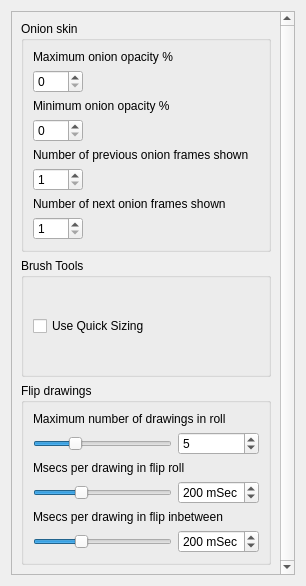
<?xml version="1.0" encoding="UTF-8"?>
<ui version="4.0">
 <class>ToolsPage</class>
 <widget class="QWidget" name="ToolsPage">
  <property name="geometry">
   <rect>
    <x>0</x>
    <y>0</y>
    <width>306</width>
    <height>586</height>
   </rect>
  </property>
  <property name="sizePolicy">
   <sizepolicy hsizetype="Preferred" vsizetype="Preferred">
    <horstretch>0</horstretch>
    <verstretch>0</verstretch>
   </sizepolicy>
  </property>
  <layout class="QVBoxLayout" name="verticalLayout_3">
   <item>
    <widget class="QScrollArea" name="scrollArea">
     <property name="verticalScrollBarPolicy">
      <enum>Qt::ScrollBarAlwaysOn</enum>
     </property>
     <property name="horizontalScrollBarPolicy">
      <enum>Qt::ScrollBarAlwaysOff</enum>
     </property>
     <property name="widgetResizable">
      <bool>true</bool>
     </property>
     <widget class="QWidget" name="scrollAreaWidgetContents">
      <property name="geometry">
       <rect>
        <x>0</x>
        <y>0</y>
        <width>286</width>
        <height>566</height>
       </rect>
      </property>
      <layout class="QVBoxLayout" name="verticalLayout_4">
       <item>
        <widget class="QGroupBox" name="onionSkinBox">
         <property name="title">
          <string>Onion skin</string>
         </property>
         <layout class="QVBoxLayout" name="lay">
          <item>
           <widget class="QLabel" name="onionMaxOpacityLabel">
            <property name="text">
             <string>Maximum onion opacity %</string>
            </property>
           </widget>
          </item>
          <item>
           <widget class="QSpinBox" name="onionMaxOpacityBox">
            <property name="minimumSize">
             <size>
              <width>50</width>
              <height>0</height>
             </size>
            </property>
            <property name="maximumSize">
             <size>
              <width>50</width>
              <height>16777215</height>
             </size>
            </property>
            <property name="maximum">
             <number>100</number>
            </property>
           </widget>
          </item>
          <item>
           <widget class="QLabel" name="onionMinOpacityLabel">
            <property name="text">
             <string>Minimum onion opacity %</string>
            </property>
           </widget>
          </item>
          <item>
           <widget class="QSpinBox" name="onionMinOpacityBox">
            <property name="minimumSize">
             <size>
              <width>50</width>
              <height>0</height>
             </size>
            </property>
            <property name="maximumSize">
             <size>
              <width>50</width>
              <height>16777215</height>
             </size>
            </property>
            <property name="maximum">
             <number>100</number>
            </property>
           </widget>
          </item>
          <item>
           <widget class="QLabel" name="onionPrevFramesNumLabel">
            <property name="text">
             <string>Number of previous onion frames shown</string>
            </property>
           </widget>
          </item>
          <item>
           <widget class="QSpinBox" name="onionPrevFramesNumBox">
            <property name="minimumSize">
             <size>
              <width>50</width>
              <height>0</height>
             </size>
            </property>
            <property name="maximumSize">
             <size>
              <width>50</width>
              <height>16777215</height>
             </size>
            </property>
            <property name="minimum">
             <number>1</number>
            </property>
            <property name="maximum">
             <number>60</number>
            </property>
           </widget>
          </item>
          <item>
           <widget class="QLabel" name="onionNextFramesNumLabel">
            <property name="text">
             <string>Number of next onion frames shown</string>
            </property>
           </widget>
          </item>
          <item>
           <widget class="QSpinBox" name="onionNextFramesNumBox">
            <property name="minimumSize">
             <size>
              <width>50</width>
              <height>0</height>
             </size>
            </property>
            <property name="maximumSize">
             <size>
              <width>50</width>
              <height>16777215</height>
             </size>
            </property>
            <property name="minimum">
             <number>1</number>
            </property>
            <property name="maximum">
             <number>60</number>
            </property>
           </widget>
          </item>
         </layout>
        </widget>
       </item>
       <item>
        <widget class="QGroupBox" name="brushBox">
         <property name="title">
          <string>Brush Tools</string>
         </property>
         <layout class="QVBoxLayout" name="verticalLayout_2">
          <item>
           <widget class="QCheckBox" name="useQuickSizingBox">
            <property name="text">
             <string>Use Quick Sizing</string>
            </property>
           </widget>
          </item>
         </layout>
        </widget>
       </item>
       <item>
        <widget class="QGroupBox" name="flipBox">
         <property name="title">
          <string>Flip drawings</string>
         </property>
         <layout class="QVBoxLayout" name="verticalLayout">
          <item>
           <layout class="QGridLayout" name="gridLayout">
            <item row="0" column="0" colspan="2">
             <widget class="QLabel" name="flipRollNumDrawingsLabel">
              <property name="text">
               <string>Maximum number of drawings in roll</string>
              </property>
             </widget>
            </item>
            <item row="1" column="0">
             <widget class="QSlider" name="flipRollNumDrawingsSlider">
              <property name="minimum">
               <number>3</number>
              </property>
              <property name="maximum">
               <number>10</number>
              </property>
              <property name="value">
               <number>5</number>
              </property>
              <property name="orientation">
               <enum>Qt::Horizontal</enum>
              </property>
             </widget>
            </item>
            <item row="1" column="1">
             <widget class="QSpinBox" name="flipRollNumDrawingsSpinBox">
              <property name="suffix">
               <string/>
              </property>
              <property name="minimum">
               <number>3</number>
              </property>
              <property name="maximum">
               <number>10</number>
              </property>
              <property name="value">
               <number>5</number>
              </property>
             </widget>
            </item>
            <item row="2" column="0" colspan="2">
             <widget class="QLabel" name="flipRollMsecsLabel">
              <property name="text">
               <string>Msecs per drawing in flip roll</string>
              </property>
             </widget>
            </item>
            <item row="3" column="0">
             <widget class="QSlider" name="flipRollMsecsSlider">
              <property name="minimum">
               <number>100</number>
              </property>
              <property name="maximum">
               <number>400</number>
              </property>
              <property name="value">
               <number>200</number>
              </property>
              <property name="orientation">
               <enum>Qt::Horizontal</enum>
              </property>
             </widget>
            </item>
            <item row="3" column="1">
             <widget class="QSpinBox" name="flipRollMsecsSpinBox">
              <property name="suffix">
               <string> mSec</string>
              </property>
              <property name="minimum">
               <number>100</number>
              </property>
              <property name="maximum">
               <number>400</number>
              </property>
              <property name="singleStep">
               <number>5</number>
              </property>
              <property name="value">
               <number>200</number>
              </property>
             </widget>
            </item>
            <item row="4" column="0" colspan="2">
             <widget class="QLabel" name="flipInBtwnLabel">
              <property name="text">
               <string>Msecs per drawing in flip inbetween</string>
              </property>
             </widget>
            </item>
            <item row="5" column="0">
             <widget class="QSlider" name="flipInBtwnMsecSlider">
              <property name="minimum">
               <number>100</number>
              </property>
              <property name="maximum">
               <number>400</number>
              </property>
              <property name="singleStep">
               <number>5</number>
              </property>
              <property name="pageStep">
               <number>50</number>
              </property>
              <property name="value">
               <number>200</number>
              </property>
              <property name="orientation">
               <enum>Qt::Horizontal</enum>
              </property>
             </widget>
            </item>
            <item row="5" column="1">
             <widget class="QSpinBox" name="flipInBtwnMsecSpinBox">
              <property name="suffix">
               <string> mSec</string>
              </property>
              <property name="minimum">
               <number>100</number>
              </property>
              <property name="maximum">
               <number>400</number>
              </property>
              <property name="singleStep">
               <number>5</number>
              </property>
              <property name="value">
               <number>200</number>
              </property>
             </widget>
            </item>
           </layout>
          </item>
         </layout>
        </widget>
       </item>
      </layout>
     </widget>
    </widget>
   </item>
  </layout>
 </widget>
 <resources/>
 <connections/>
 <slots>
  <slot>onionMaxOpacityChange(int)</slot>
  <slot>onionMinOpacityChange(int)</slot>
  <slot>onionPrevFramesNumChange(int)</slot>
  <slot>onionNextFramesNumChange(int)</slot>
  <slot>quickSizingChange(int)</slot>
 </slots>
</ui>
